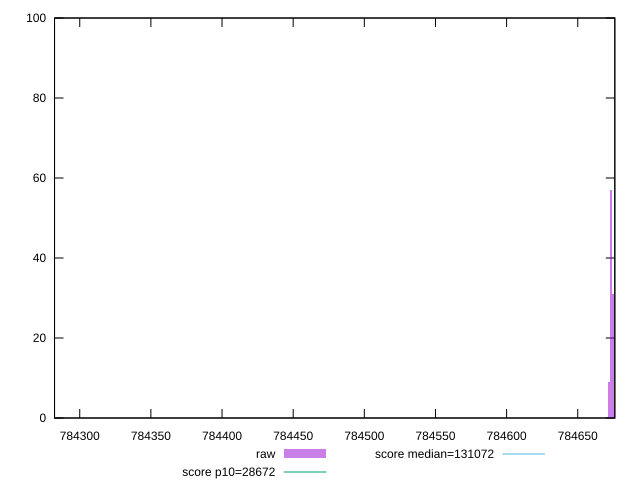

Reproduce this figure in gnuplot.
reset

$raw <<EOF
784281.6669153658 1
784674.696145566 31
784673.4404611244 57
784672.1847766829 9
784675.9518300075 2
EOF

set key outside below
set boxwidth 1.2556844415337638
set xrange [784282.2833333333:784676.05]
set yrange [0:100]
set trange [0:100]
set style fill transparent solid 0.5 noborder

set parametric
set terminal svg size 640, 490 enhanced background rgb 'white'
set output "report_00026_2021-02-22T21:38:55.199Z/uses-long-cache-ttl/samples/pages+cached+noadtech/raw/histogram.svg"

plot $raw title "raw" with boxes, \
     28672,t title "score p10=28672", \
     131072,t title "score median=131072"

reset
